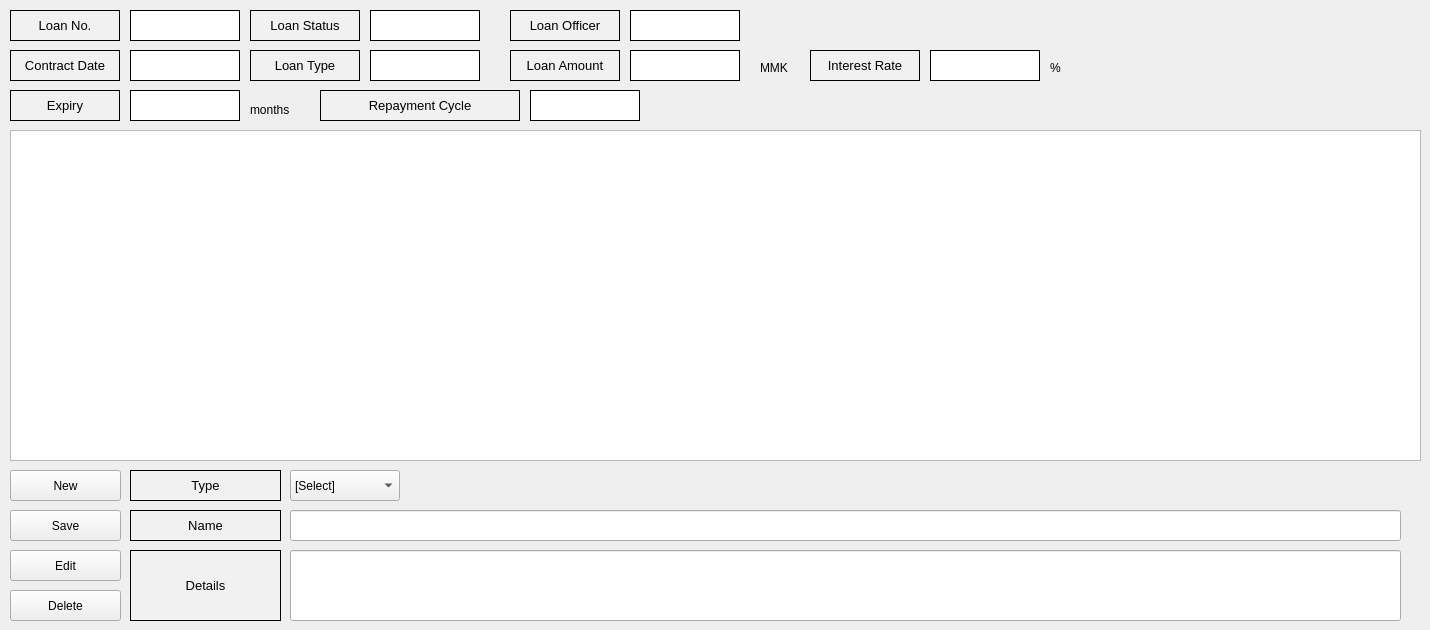
    <widget class="QWidget" name="tab_4">
     <attribute name="title">
      <string>Collateral Management</string>
     </attribute>
     <widget class="QLabel" name="collateralLoanNumber">
      <property name="geometry">
       <rect>
        <x>130</x>
        <y>10</y>
        <width>110</width>
        <height>31</height>
       </rect>
      </property>
      <property name="minimumSize">
       <size>
        <width>110</width>
        <height>0</height>
       </size>
      </property>
      <property name="maximumSize">
       <size>
        <width>110</width>
        <height>16777215</height>
       </size>
      </property>
      <property name="styleSheet">
       <string notr="true">background-color:rgb(255, 255, 255)
</string>
      </property>
      <property name="frameShape">
       <enum>QFrame::Box</enum>
      </property>
      <property name="text">
       <string/>
      </property>
     </widget>
     <widget class="QLabel" name="label_74">
      <property name="geometry">
       <rect>
        <x>10</x>
        <y>10</y>
        <width>110</width>
        <height>31</height>
       </rect>
      </property>
      <property name="minimumSize">
       <size>
        <width>110</width>
        <height>0</height>
       </size>
      </property>
      <property name="maximumSize">
       <size>
        <width>110</width>
        <height>16777215</height>
       </size>
      </property>
      <property name="font">
       <font>
        <pointsize>10</pointsize>
       </font>
      </property>
      <property name="styleSheet">
       <string notr="true">background-color:rgb(241, 241, 241)</string>
      </property>
      <property name="frameShape">
       <enum>QFrame::Box</enum>
      </property>
      <property name="text">
       <string>Loan No.</string>
      </property>
      <property name="alignment">
       <set>Qt::AlignCenter</set>
      </property>
     </widget>
     <widget class="QLabel" name="collateralLoanAmount">
      <property name="geometry">
       <rect>
        <x>630</x>
        <y>50</y>
        <width>110</width>
        <height>31</height>
       </rect>
      </property>
      <property name="minimumSize">
       <size>
        <width>110</width>
        <height>0</height>
       </size>
      </property>
      <property name="maximumSize">
       <size>
        <width>110</width>
        <height>16777215</height>
       </size>
      </property>
      <property name="styleSheet">
       <string notr="true">background-color:rgb(255, 255, 255)
</string>
      </property>
      <property name="frameShape">
       <enum>QFrame::Box</enum>
      </property>
      <property name="text">
       <string/>
      </property>
     </widget>
     <widget class="QLabel" name="label_76">
      <property name="geometry">
       <rect>
        <x>510</x>
        <y>10</y>
        <width>110</width>
        <height>31</height>
       </rect>
      </property>
      <property name="minimumSize">
       <size>
        <width>110</width>
        <height>0</height>
       </size>
      </property>
      <property name="maximumSize">
       <size>
        <width>110</width>
        <height>16777215</height>
       </size>
      </property>
      <property name="font">
       <font>
        <pointsize>10</pointsize>
       </font>
      </property>
      <property name="styleSheet">
       <string notr="true">background-color:rgb(241, 241, 241)</string>
      </property>
      <property name="frameShape">
       <enum>QFrame::Box</enum>
      </property>
      <property name="text">
       <string>Loan Officer</string>
      </property>
      <property name="alignment">
       <set>Qt::AlignCenter</set>
      </property>
     </widget>
     <widget class="QLabel" name="label_77">
      <property name="geometry">
       <rect>
        <x>810</x>
        <y>50</y>
        <width>110</width>
        <height>31</height>
       </rect>
      </property>
      <property name="minimumSize">
       <size>
        <width>110</width>
        <height>0</height>
       </size>
      </property>
      <property name="maximumSize">
       <size>
        <width>110</width>
        <height>16777215</height>
       </size>
      </property>
      <property name="font">
       <font>
        <pointsize>10</pointsize>
       </font>
      </property>
      <property name="styleSheet">
       <string notr="true">background-color:rgb(241, 241, 241)</string>
      </property>
      <property name="frameShape">
       <enum>QFrame::Box</enum>
      </property>
      <property name="text">
       <string>Interest Rate</string>
      </property>
      <property name="alignment">
       <set>Qt::AlignCenter</set>
      </property>
     </widget>
     <widget class="QLabel" name="label_78">
      <property name="geometry">
       <rect>
        <x>320</x>
        <y>90</y>
        <width>200</width>
        <height>31</height>
       </rect>
      </property>
      <property name="minimumSize">
       <size>
        <width>200</width>
        <height>0</height>
       </size>
      </property>
      <property name="maximumSize">
       <size>
        <width>200</width>
        <height>16777215</height>
       </size>
      </property>
      <property name="font">
       <font>
        <pointsize>10</pointsize>
       </font>
      </property>
      <property name="styleSheet">
       <string notr="true">background-color:rgb(241, 241, 241)</string>
      </property>
      <property name="frameShape">
       <enum>QFrame::Box</enum>
      </property>
      <property name="text">
       <string>Repayment Cycle</string>
      </property>
      <property name="alignment">
       <set>Qt::AlignCenter</set>
      </property>
     </widget>
     <widget class="QLabel" name="label_79">
      <property name="geometry">
       <rect>
        <x>760</x>
        <y>60</y>
        <width>41</width>
        <height>16</height>
       </rect>
      </property>
      <property name="text">
       <string>MMK</string>
      </property>
     </widget>
     <widget class="QLabel" name="collateralInterestRate">
      <property name="geometry">
       <rect>
        <x>930</x>
        <y>50</y>
        <width>110</width>
        <height>31</height>
       </rect>
      </property>
      <property name="minimumSize">
       <size>
        <width>110</width>
        <height>0</height>
       </size>
      </property>
      <property name="maximumSize">
       <size>
        <width>110</width>
        <height>16777215</height>
       </size>
      </property>
      <property name="styleSheet">
       <string notr="true">background-color:rgb(255, 255, 255)
</string>
      </property>
      <property name="frameShape">
       <enum>QFrame::Box</enum>
      </property>
      <property name="text">
       <string/>
      </property>
     </widget>
     <widget class="QLabel" name="label_81">
      <property name="geometry">
       <rect>
        <x>510</x>
        <y>50</y>
        <width>110</width>
        <height>31</height>
       </rect>
      </property>
      <property name="minimumSize">
       <size>
        <width>110</width>
        <height>0</height>
       </size>
      </property>
      <property name="maximumSize">
       <size>
        <width>110</width>
        <height>16777215</height>
       </size>
      </property>
      <property name="font">
       <font>
        <pointsize>10</pointsize>
       </font>
      </property>
      <property name="styleSheet">
       <string notr="true">background-color:rgb(241, 241, 241)</string>
      </property>
      <property name="frameShape">
       <enum>QFrame::Box</enum>
      </property>
      <property name="text">
       <string>Loan Amount</string>
      </property>
      <property name="alignment">
       <set>Qt::AlignCenter</set>
      </property>
     </widget>
     <widget class="QLabel" name="label_82">
      <property name="geometry">
       <rect>
        <x>10</x>
        <y>90</y>
        <width>110</width>
        <height>31</height>
       </rect>
      </property>
      <property name="minimumSize">
       <size>
        <width>110</width>
        <height>0</height>
       </size>
      </property>
      <property name="maximumSize">
       <size>
        <width>110</width>
        <height>16777215</height>
       </size>
      </property>
      <property name="font">
       <font>
        <pointsize>10</pointsize>
       </font>
      </property>
      <property name="styleSheet">
       <string notr="true">background-color:rgb(241, 241, 241)</string>
      </property>
      <property name="frameShape">
       <enum>QFrame::Box</enum>
      </property>
      <property name="text">
       <string>Expiry</string>
      </property>
      <property name="alignment">
       <set>Qt::AlignCenter</set>
      </property>
     </widget>
     <widget class="QLabel" name="label_84">
      <property name="geometry">
       <rect>
        <x>10</x>
        <y>50</y>
        <width>110</width>
        <height>31</height>
       </rect>
      </property>
      <property name="minimumSize">
       <size>
        <width>110</width>
        <height>0</height>
       </size>
      </property>
      <property name="maximumSize">
       <size>
        <width>110</width>
        <height>16777215</height>
       </size>
      </property>
      <property name="font">
       <font>
        <pointsize>10</pointsize>
       </font>
      </property>
      <property name="styleSheet">
       <string notr="true">background-color:rgb(241, 241, 241)</string>
      </property>
      <property name="frameShape">
       <enum>QFrame::Box</enum>
      </property>
      <property name="text">
       <string>Contract Date</string>
      </property>
      <property name="alignment">
       <set>Qt::AlignCenter</set>
      </property>
     </widget>
     <widget class="QLabel" name="label_86">
      <property name="geometry">
       <rect>
        <x>250</x>
        <y>10</y>
        <width>110</width>
        <height>31</height>
       </rect>
      </property>
      <property name="minimumSize">
       <size>
        <width>110</width>
        <height>0</height>
       </size>
      </property>
      <property name="maximumSize">
       <size>
        <width>110</width>
        <height>16777215</height>
       </size>
      </property>
      <property name="font">
       <font>
        <pointsize>10</pointsize>
       </font>
      </property>
      <property name="styleSheet">
       <string notr="true">background-color:rgb(241, 241, 241)</string>
      </property>
      <property name="frameShape">
       <enum>QFrame::Box</enum>
      </property>
      <property name="text">
       <string>Loan Status</string>
      </property>
      <property name="alignment">
       <set>Qt::AlignCenter</set>
      </property>
     </widget>
     <widget class="QLabel" name="collateralExpiry">
      <property name="geometry">
       <rect>
        <x>130</x>
        <y>90</y>
        <width>110</width>
        <height>31</height>
       </rect>
      </property>
      <property name="minimumSize">
       <size>
        <width>110</width>
        <height>0</height>
       </size>
      </property>
      <property name="maximumSize">
       <size>
        <width>110</width>
        <height>16777215</height>
       </size>
      </property>
      <property name="styleSheet">
       <string notr="true">background-color:rgb(255, 255, 255)
</string>
      </property>
      <property name="frameShape">
       <enum>QFrame::Box</enum>
      </property>
      <property name="text">
       <string/>
      </property>
     </widget>
     <widget class="QLabel" name="label_89">
      <property name="geometry">
       <rect>
        <x>250</x>
        <y>100</y>
        <width>51</width>
        <height>20</height>
       </rect>
      </property>
      <property name="text">
       <string>months</string>
      </property>
     </widget>
     <widget class="QLabel" name="collateralContractDate">
      <property name="geometry">
       <rect>
        <x>130</x>
        <y>50</y>
        <width>110</width>
        <height>31</height>
       </rect>
      </property>
      <property name="minimumSize">
       <size>
        <width>110</width>
        <height>0</height>
       </size>
      </property>
      <property name="maximumSize">
       <size>
        <width>110</width>
        <height>16777215</height>
       </size>
      </property>
      <property name="styleSheet">
       <string notr="true">background-color:rgb(255, 255, 255)
</string>
      </property>
      <property name="frameShape">
       <enum>QFrame::Box</enum>
      </property>
      <property name="text">
       <string/>
      </property>
     </widget>
     <widget class="QLabel" name="label_91">
      <property name="geometry">
       <rect>
        <x>250</x>
        <y>50</y>
        <width>110</width>
        <height>31</height>
       </rect>
      </property>
      <property name="minimumSize">
       <size>
        <width>110</width>
        <height>0</height>
       </size>
      </property>
      <property name="maximumSize">
       <size>
        <width>110</width>
        <height>16777215</height>
       </size>
      </property>
      <property name="font">
       <font>
        <pointsize>10</pointsize>
       </font>
      </property>
      <property name="styleSheet">
       <string notr="true">background-color:rgb(241, 241, 241)</string>
      </property>
      <property name="frameShape">
       <enum>QFrame::Box</enum>
      </property>
      <property name="text">
       <string>Loan Type</string>
      </property>
      <property name="alignment">
       <set>Qt::AlignCenter</set>
      </property>
     </widget>
     <widget class="QLabel" name="label_93">
      <property name="geometry">
       <rect>
        <x>1050</x>
        <y>60</y>
        <width>16</width>
        <height>16</height>
       </rect>
      </property>
      <property name="text">
       <string>%</string>
      </property>
     </widget>
     <widget class="QLabel" name="collateralLoanStatus">
      <property name="geometry">
       <rect>
        <x>370</x>
        <y>10</y>
        <width>110</width>
        <height>31</height>
       </rect>
      </property>
      <property name="minimumSize">
       <size>
        <width>110</width>
        <height>0</height>
       </size>
      </property>
      <property name="maximumSize">
       <size>
        <width>110</width>
        <height>16777215</height>
       </size>
      </property>
      <property name="styleSheet">
       <string notr="true">background-color:rgb(255, 255, 255)
</string>
      </property>
      <property name="frameShape">
       <enum>QFrame::Box</enum>
      </property>
      <property name="text">
       <string/>
      </property>
     </widget>
     <widget class="QLabel" name="collateralLoanType">
      <property name="geometry">
       <rect>
        <x>370</x>
        <y>50</y>
        <width>110</width>
        <height>31</height>
       </rect>
      </property>
      <property name="minimumSize">
       <size>
        <width>110</width>
        <height>0</height>
       </size>
      </property>
      <property name="maximumSize">
       <size>
        <width>110</width>
        <height>16777215</height>
       </size>
      </property>
      <property name="styleSheet">
       <string notr="true">background-color:rgb(255, 255, 255)
</string>
      </property>
      <property name="frameShape">
       <enum>QFrame::Box</enum>
      </property>
      <property name="text">
       <string/>
      </property>
     </widget>
     <widget class="QLabel" name="collateralLoanOfficer">
      <property name="geometry">
       <rect>
        <x>630</x>
        <y>10</y>
        <width>110</width>
        <height>31</height>
       </rect>
      </property>
      <property name="minimumSize">
       <size>
        <width>110</width>
        <height>0</height>
       </size>
      </property>
      <property name="maximumSize">
       <size>
        <width>110</width>
        <height>16777215</height>
       </size>
      </property>
      <property name="styleSheet">
       <string notr="true">background-color:rgb(255, 255, 255)
</string>
      </property>
      <property name="frameShape">
       <enum>QFrame::Box</enum>
      </property>
      <property name="text">
       <string/>
      </property>
     </widget>
     <widget class="QLabel" name="collateralRepaymentCycle">
      <property name="geometry">
       <rect>
        <x>530</x>
        <y>90</y>
        <width>110</width>
        <height>31</height>
       </rect>
      </property>
      <property name="minimumSize">
       <size>
        <width>110</width>
        <height>0</height>
       </size>
      </property>
      <property name="maximumSize">
       <size>
        <width>110</width>
        <height>16777215</height>
       </size>
      </property>
      <property name="styleSheet">
       <string notr="true">background-color:rgb(255, 255, 255)
</string>
      </property>
      <property name="frameShape">
       <enum>QFrame::Box</enum>
      </property>
      <property name="text">
       <string/>
      </property>
     </widget>
     <widget class="QLineEdit" name="collateralDetails">
      <property name="geometry">
       <rect>
        <x>290</x>
        <y>550</y>
        <width>1111</width>
        <height>71</height>
       </rect>
      </property>
      <property name="styleSheet">
       <string notr="true"/>
      </property>
     </widget>
     <widget class="QLabel" name="label_110">
      <property name="geometry">
       <rect>
        <x>130</x>
        <y>550</y>
        <width>151</width>
        <height>71</height>
       </rect>
      </property>
      <property name="font">
       <font>
        <pointsize>10</pointsize>
       </font>
      </property>
      <property name="styleSheet">
       <string notr="true">background-color:rgb(241, 241, 241)</string>
      </property>
      <property name="frameShape">
       <enum>QFrame::Box</enum>
      </property>
      <property name="text">
       <string>Details</string>
      </property>
      <property name="alignment">
       <set>Qt::AlignCenter</set>
      </property>
     </widget>
     <widget class="QPushButton" name="collateralNewButton">
      <property name="geometry">
       <rect>
        <x>10</x>
        <y>470</y>
        <width>111</width>
        <height>31</height>
       </rect>
      </property>
      <property name="text">
       <string>New</string>
      </property>
     </widget>
     <widget class="QLineEdit" name="collateralName">
      <property name="geometry">
       <rect>
        <x>290</x>
        <y>510</y>
        <width>1111</width>
        <height>31</height>
       </rect>
      </property>
     </widget>
     <widget class="QPushButton" name="collateralSaveButton">
      <property name="geometry">
       <rect>
        <x>10</x>
        <y>510</y>
        <width>111</width>
        <height>31</height>
       </rect>
      </property>
      <property name="text">
       <string>Save</string>
      </property>
     </widget>
     <widget class="QLabel" name="label_115">
      <property name="geometry">
       <rect>
        <x>130</x>
        <y>510</y>
        <width>151</width>
        <height>31</height>
       </rect>
      </property>
      <property name="font">
       <font>
        <pointsize>10</pointsize>
       </font>
      </property>
      <property name="styleSheet">
       <string notr="true">background-color:rgb(241, 241, 241)</string>
      </property>
      <property name="frameShape">
       <enum>QFrame::Box</enum>
      </property>
      <property name="text">
       <string>Name</string>
      </property>
      <property name="alignment">
       <set>Qt::AlignCenter</set>
      </property>
     </widget>
     <widget class="QPushButton" name="collateralDeleteButton">
      <property name="geometry">
       <rect>
        <x>10</x>
        <y>590</y>
        <width>111</width>
        <height>31</height>
       </rect>
      </property>
      <property name="text">
       <string>Delete</string>
      </property>
     </widget>
     <widget class="QPushButton" name="collateralEditButton">
      <property name="geometry">
       <rect>
        <x>10</x>
        <y>550</y>
        <width>111</width>
        <height>31</height>
       </rect>
      </property>
      <property name="text">
       <string>Edit</string>
      </property>
     </widget>
     <widget class="QLabel" name="label_107">
      <property name="geometry">
       <rect>
        <x>130</x>
        <y>470</y>
        <width>151</width>
        <height>31</height>
       </rect>
      </property>
      <property name="font">
       <font>
        <pointsize>10</pointsize>
       </font>
      </property>
      <property name="styleSheet">
       <string notr="true">background-color:rgb(241, 241, 241)</string>
      </property>
      <property name="frameShape">
       <enum>QFrame::Box</enum>
      </property>
      <property name="text">
       <string>Type</string>
      </property>
      <property name="alignment">
       <set>Qt::AlignCenter</set>
      </property>
     </widget>
     <widget class="QComboBox" name="collateralType">
      <property name="geometry">
       <rect>
        <x>290</x>
        <y>470</y>
        <width>110</width>
        <height>31</height>
       </rect>
      </property>
      <property name="minimumSize">
       <size>
        <width>110</width>
        <height>0</height>
       </size>
      </property>
      <property name="maximumSize">
       <size>
        <width>110</width>
        <height>16777215</height>
       </size>
      </property>
      <property name="layoutDirection">
       <enum>Qt::LeftToRight</enum>
      </property>
      <item>
       <property name="text">
        <string>[Select]</string>
       </property>
      </item>
      <item>
       <property name="text">
        <string>부동산</string>
       </property>
      </item>
      <item>
       <property name="text">
        <string>전,월세</string>
       </property>
      </item>
      <item>
       <property name="text">
        <string>자동차</string>
       </property>
      </item>
     </widget>
     <widget class="QTableView" name="collateralTable">
      <property name="geometry">
       <rect>
        <x>10</x>
        <y>130</y>
        <width>1411</width>
        <height>331</height>
       </rect>
      </property>
     </widget>
    </widget>
